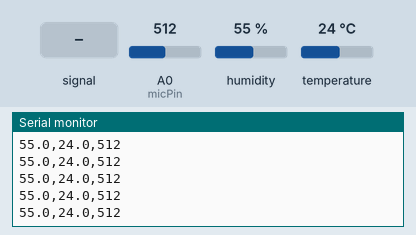
Bench run of a sketch on a simulated Arduino Uno, built with avr-gcc and run on an emulated ATmega328P. Parts: the last lines printed to the serial monitor. The test bench sets the inputs (shaded band); at power-on: humidity 55 %, A0 (micPin) = 512, temperature 24 °C.

Above: at 1.3 s.
1.4 s: A0 (micPin) fed a 200 Hz sine of ±81 counts around its level
At 2.22 s:
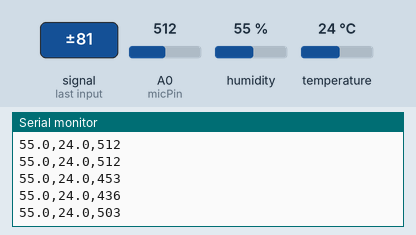
2.9 s: humidity set to 22 %
At 2.99 s:
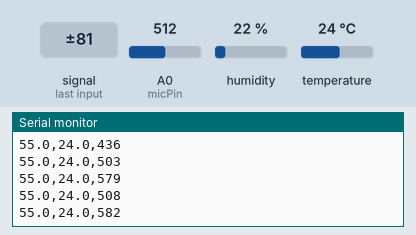
4.4 s: A0 (micPin) set to 716
At 4.51 s:
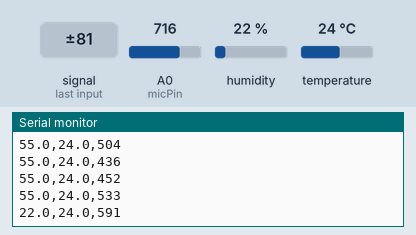
5.9 s: temperature set to 12 °C
At 6.28 s:
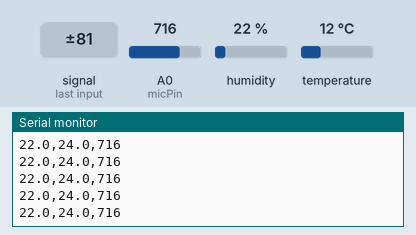
7.4 s: A0 (micPin) fed a 1000 Hz sine of ±255 counts around its level
At 8.31 s:
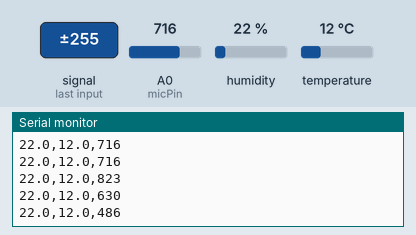
8.9 s: A0 (micPin) set to 900
At 9.08 s:
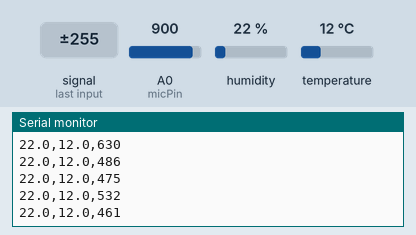
Timing chart, 0 to 11.4 s (numbered marks = the images above; inputs shaded):
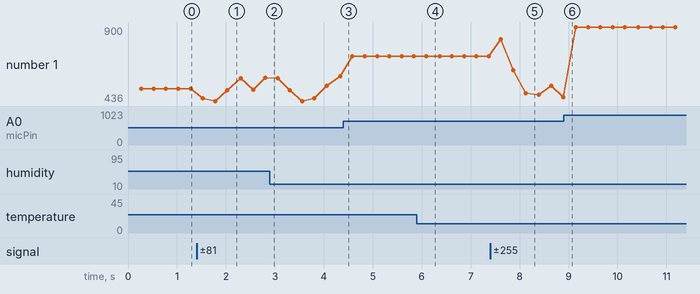

The sketch:

arduino.ino
```cpp
#include "DHT.h"

#define DHTPIN 2

#define DHTTYPE DHT11
DHT dht(DHTPIN, DHTTYPE);

const int micPin = A0;

void setup() {
  Serial.begin(9600);
  Serial.println("Inicio");
  pinMode(micPin, INPUT);
  dht.begin();
}

void loop() {
  delay(250);
  int sound = analogRead(micPin);

  float h = dht.readHumidity();
  float t = dht.readTemperature();

  Serial.print(h, 1);
  Serial.print(",");
  Serial.print(t, 1);
  Serial.print(",");
  Serial.println(sound);

}
```

Measured:
- after the input at 1.4 s, the serial monitor: prints a new line after 0.13 s (image 1)
- after the input at 7.4 s, the serial monitor: prints a new line after 0.22 s (image 5)
- plotted number 1: 512 → 582 after the input at 1.4 s, 591 → 716 after the input at 4.4 s, 716 → 461 after the input at 7.4 s, 461 → 900 after the input at 8.9 s
